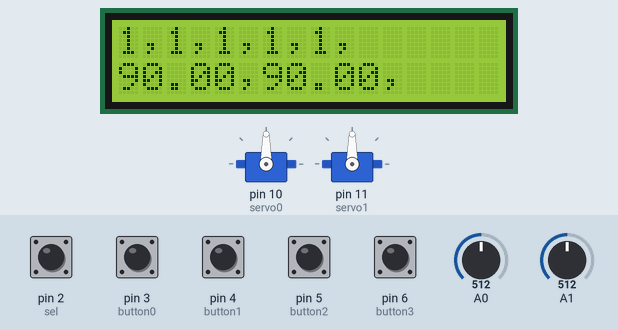
Simulated run of this sketch. Board: Arduino Uno, built with avr-gcc and run on an emulated ATmega328P. On the bench: 2 × servo, 16×2 character LCD. Inputs (shaded band) come from the test bench; at power-on: pin 2 (sel), pin 3 (button0), pin 4 (button1), pin 5 (button2), pin 6 (button3) HIGH, A0 = 512, A1 = 512. What the sketch prints to the serial monitor is not drawn.

Above: at 1.2 s.
1.3 s: A0 set to 63
At 1.8 s:
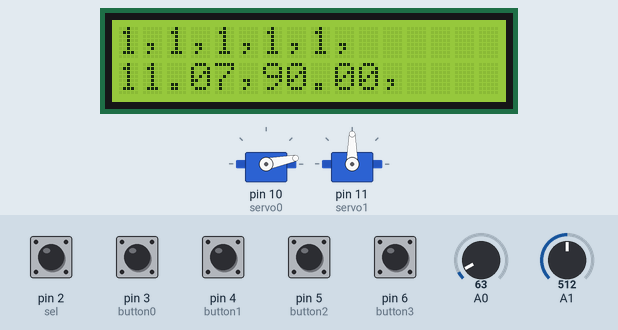
2.8 s: A0 set to 50
At 4.0 s:
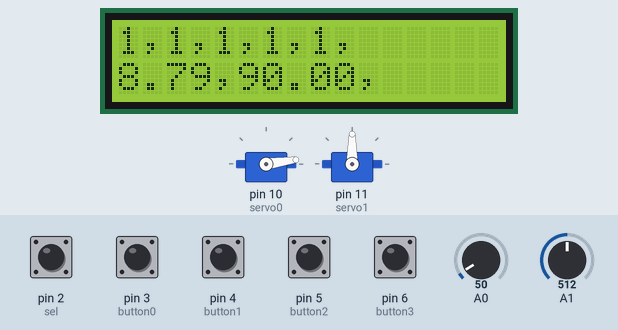
4.3 s: A1 set to 61
At 5.1 s:
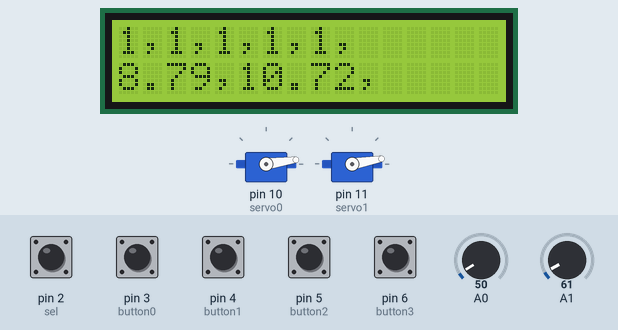
5.8 s: A1 set to 53
At 7.0 s:
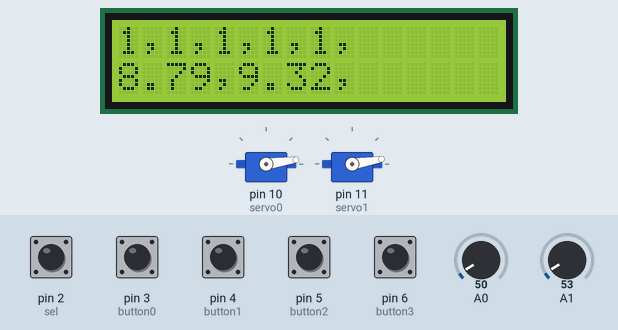
7.3 s: A1 set to 122
At 8.2 s:
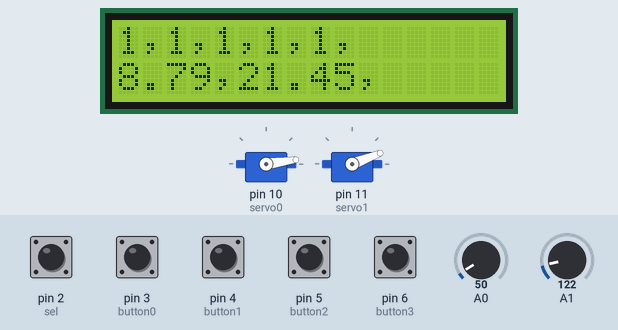
8.8 s: A0 set to 122
At 9.1 s:
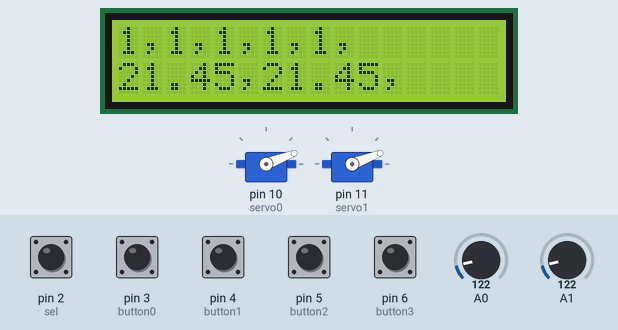
Timing chart, 0 to 11.3 s (numbered marks = the images above; inputs shaded):
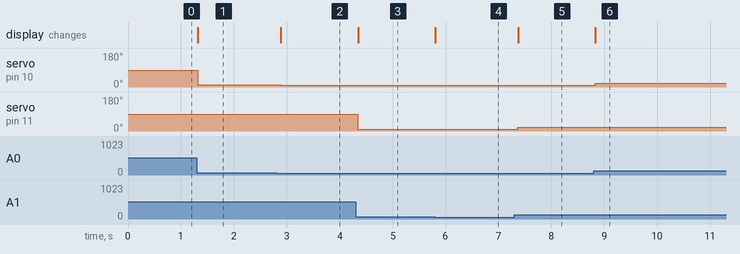

Measured:
- the behaviour switches between 57 and 56 on A0 (found by bisection; images 1 and 2)
- the behaviour switches between 57 and 56 on A1 (found by bisection; images 3 and 4)
- after the input at 1.3 s, servo on pin 10 (servo0): 90° → 11° at once; the display: changes at once (image 1)
- after the input at 2.8 s, servo on pin 10 (servo0): 11° → 8° after 0.08 s; the display: changes after 0.09 s (image 2)
- after the input at 4.3 s, servo on pin 11 (servo1): 90° → 10° at once; the display: changes after 0.05 s (image 3)
- after the input at 5.8 s, servo on pin 11 (servo1): 10° → 9° at once; the display: changes at once (image 4)
- after the input at 7.3 s, servo on pin 11 (servo1): 9° → 21° after 0.07 s; the display: changes after 0.07 s (image 5)
- after the input at 8.8 s, servo on pin 10 (servo0): 8° → 21° at once; the display: changes at once (image 6)

The sketch:

sketch_151111JoystickShieldServoLCD.ino
```cpp
/*
 Joystick Shield Sample Sketch

 Reads the buttons and joystick position of SparkFun's Arduino
 Joystick Shield. The Joystick Shield is available from SparkFun's
 website:

 http://www.sparkfun.com/commerce/product_info.php?products_id=9490

 created Nov. 23, 2009
 by Ryan Owens

 modified by matz tada
 equiped with 2 servo motors
 each move refered to the Joystick value
*/

//Create variables for each button on the Joystick Shield to assign the pin numbers
char button0 = 3, button1 = 4, button2 = 5, button3 = 6;
char sel = 2;

#include <Servo.h>
Servo servo0;
Servo servo1;

#include<LiquidCrystal.h>
#define LCD_COLS 16
LiquidCrystal lcd(9, 8, 7, A5, A4, A3, A2);//         Syntax : LiquidCrystal(rs, rw, enable, d4, d5, d6, d7)
String lcdStr0 = "hello hoge";
String lcdStr1 = "humu nyann nyann ";
int lcdStrStartPosition = 0;

void setup(void)
{
  //Buttons initialize
  pinMode(sel, INPUT);      //Set the Joystick 'Select'button as an input
  digitalWrite(sel, HIGH);  //Enable the pull-up resistor on the select button

  pinMode(button0, INPUT);      //Set the Joystick button 0 as an input
  digitalWrite(button0, HIGH);  //Enable the pull-up resistor on button 0

  pinMode(button1, INPUT);      //Set the Joystick button 1 as an input
  digitalWrite(button1, HIGH);  //Enable the pull-up resistor on button 1

  pinMode(button2, INPUT);      //Set the Joystick button 2 as an input
  digitalWrite(button2, HIGH);  //Enable the pull-up resistor on button 2

  pinMode(button3, INPUT);      //Set the Joystick button 3 as an input
  digitalWrite(button3, HIGH);  //Enable the pull-up resistor on button 3

  //Serial initialize
  Serial.begin(9600);           //Turn on the Serial Port at 9600 bps

  //servo initialize
  servo0.attach(10);
  servo1.attach(11);
  servo0.write(90);
  servo1.write(90);

  //LCD initialize
  lcd.begin(LCD_COLS, 2);
}

void loop(void)
{
  float ar0 = analogRead(0);
  float ar1 = analogRead(1);
  //  lcdStr = String(ar0);
  //  lcdStr += ",";
  //  lcdStr += String(ar1);         //Read the position of the joysticks Y axis and print it on the serial port.
  //  lcdStr += ",";
  lcdStr0  = String(digitalRead(sel));      //Read the value of the select button and print it on the serial port.
  lcdStr0  += ",";
  lcdStr0 += String(digitalRead(button0));  //Read the value of the button 0 and print it on the serial port.
  lcdStr0 += ",";
  lcdStr0 += String(digitalRead(button1));  //Read the value of the button 1 and print it on the serial port.
  lcdStr0 += ",";
  lcdStr0 += String(digitalRead(button2));  //Read the value of the button 2 and print it on the serial port.
  lcdStr0 += ",";
  lcdStr0 += String(digitalRead(button3)); //Read the value of the button 3 and print it on the serial port.
  lcdStr0 += ",";

  //servo
  float ar0deg = ar0 / 1024 * 180;
  float ar1deg = ar1 / 1024 * 180;

//  //for safety
//  if (ar0deg <= 45) ar0deg = 45;
//  else if (ar0deg >= 135) ar0deg = 135;
//  if (ar1deg <= 45) ar1deg = 45;
//  else if (ar1deg >= 135) ar1deg = 135;


  lcdStr1 = String(ar0deg);         //Read the position of the joysticks X axis and print it on the serial port.
  lcdStr1 += ",";
  lcdStr1 += String(ar1deg);         //Read the position of the joysticks Y axis and print it on the serial port.
  lcdStr1 += ",";
  lcdStr1 += "\n";

  Serial.print(lcdStr0);
  Serial.print(lcdStr1);

  servo0.write(ar0deg);
  servo1.write(ar1deg);

  //LCD
  lcd.setCursor(0, 0);
  lcd.print(lcdStr0);
  lcd.setCursor(0, 1);
  lcd.print(lcdStr1);

  //Wait for 100 ms, then go back to the beginning of 'loop' and repeat.
  delay(100);
}
```
